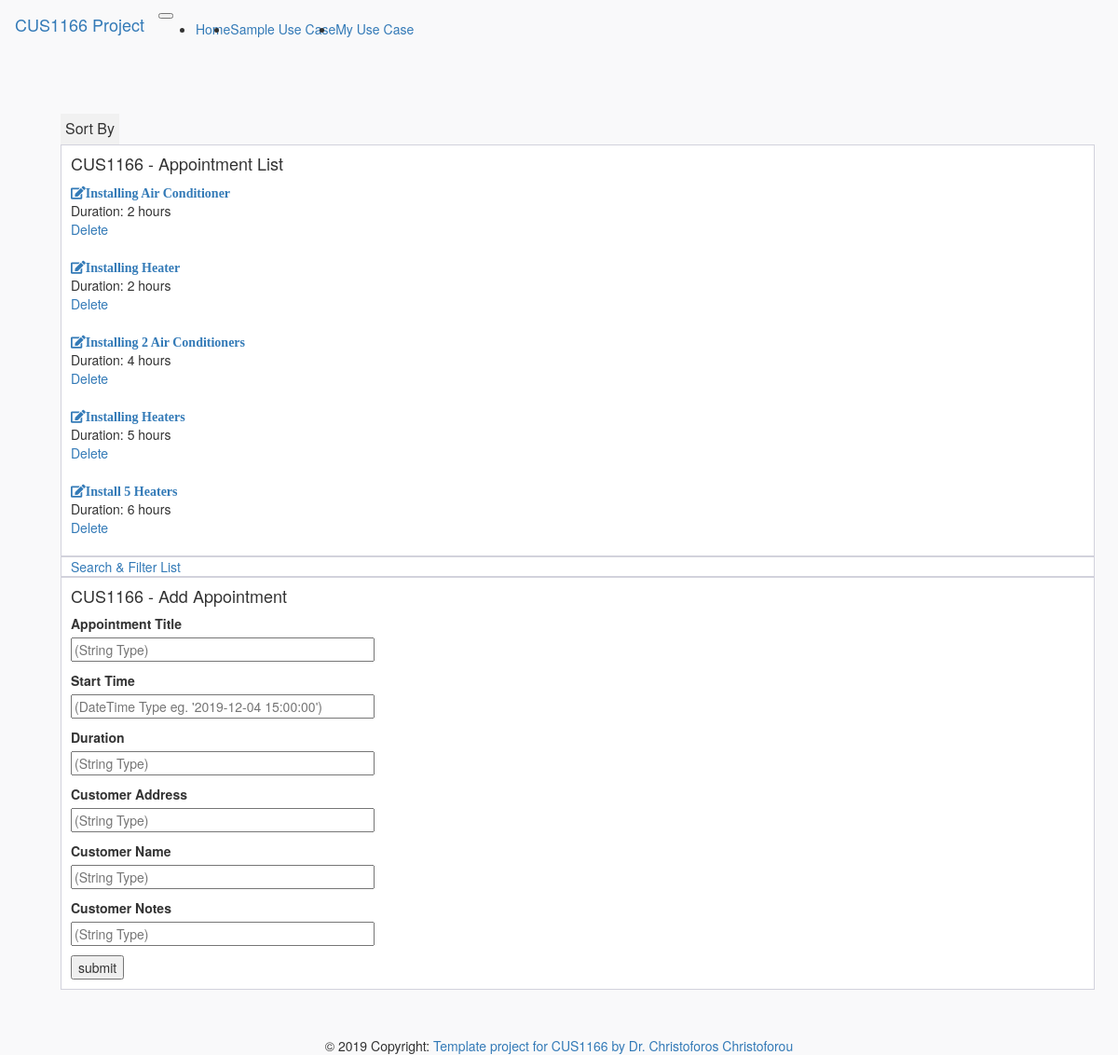
Screenshot of /appointmentlist/2/ with the database file from the repository.
### app/models.py (models this page shows)
class Appointment(db.Model):
    appointment_id = db.Column(db.Integer, primary_key=True)
    appointment_title = db.Column(db.String)
    appointment_start_date = db.Column(db.DateTime)
    appointment_duration = db.Column(db.String)
    appointment_location = db.Column(db.String)
    customer_name = db.Column(db.String)
    customer_notes = db.Column(db.String)

### app/main/routes.py (the view, shortened to what this page needs)
@bp.route('/appointmentlist/<int:sortby>/', methods=['GET','POST'])
def appointmentlist(sortby):
    form = AppointmentForm()
    if sortby==0:
        appointment_list = Appointment.query.order_by(Appointment.appointment_title)
    elif sortby==1:
        appointment_list = Appointment.query.order_by(Appointment.appointment_start_date)
    elif sortby==2:
        appointment_list = Appointment.query.order_by(Appointment.appointment_duration)
    elif sortby==3:
        appointment_list = Appointment.query.order_by(Appointment.appointment_location)
    elif sortby==4:
        appointment_list = Appointment.query.order_by(Appointment.customer_name)
    elif sortby==5:
        appointment_list = Appointment.query.order_by(Appointment.customer_notes)
    else:
        appointment_list = db.session.query(Appointment).all()
    return render_template("main/appointmentlist.html",appointment_list = appointment_list,form= form, sortby=sortby)

### app/main/forms.py
class AppointmentForm(FlaskForm):
    appointment_title = StringField('Appointment Title', validators=[DataRequired()])
    appointment_start_date = DateTimeField('Start Time', validators=[DataRequired()])
    appointment_duration = StringField('Duration', validators=[DataRequired()])
    appointment_location = StringField('Customer Address', validators=[DataRequired()])
    customer_name = StringField('Customer Name', validators=[DataRequired()])
    customer_notes = StringField('Customer Notes', validators=[DataRequired()])
    submit = SubmitField('submit')

### app/templates/main/appointmentlist.html (shortened to what this page needs)
{% extends "menu.html" %}
{% block main_content %}
<link rel="stylesheet", type="text/css", href="{{url_for('static', filename='css/dropdown.css')}}">
<div class="page-content page-container" id="page-content">
    <div class="padding">
        <div class="row container d-flex justify-content-center">
            <div class="col-lg-12">
                <div class="dropdown">
                  <button class="dropbtn">Sort By</button>
                </div>
                <div class="card px-3">
                    <h4>CUS1166 - Appointment List</h4>
                    {% for appointment in appointment_list %}
                        <a href="{{url_for('main.appointment', appointment_id=appointment.appointment_id)}}">
                             <i class="fas fa-edit">{{appointment.appointment_title}}</i>
                        </a>
                        {% if sortby == 1 %}
                          <span>Start Date: {{appointment.appointment_start_date}}</span>
                        {% elif sortby == 2 %}
                          <span>Duration: {{appointment.appointment_duration}}</span>
                        {% elif sortby == 3 %}
                          <span>Location: {{appointment.appointment_location}}</span>
                        {% elif sortby == 4 %}
                          <span>Customer Name: {{appointment.customer_name}}</span>
                        {% elif sortby == 5 %}
                          <span>Notes: {{appointment.customer_notes}}</span>
                        {% endif %}
                        <a href="{{url_for('main.remove_appointment', appointment_id=appointment.appointment_id)}}">Delete</a>
                        <br>
                    {% endfor %}
                </div>
                <div class="card px-3">
                  <a href="{{url_for('main.search_appointment', filterby=0)}}">Search & Filter List</a>
                </div>
                <div class="card px-3">
                    <h4>CUS1166 - Add Appointment</h4>
                    <form action="{{url_for('main.appointmentlist', sortby=0)}}" method="POST" novalidate>
                    <p>
                        {{form.appointment_title.label}}<br>
                        {{form.appointment_title(size=40, placeholder="(String Type)")}}<br>
                    </p>
                    <p>
                        {{form.appointment_start_date.label}}<br>
                        {{form.appointment_start_date(size=40, placeholder="(DateTime Type eg. '2019-12-04 15:00:00')")}}<br>
                    </p>
                    <p>
                        {{form.appointment_duration.label}}<br>
                        {{form.appointment_duration(size=40, placeholder="(String Type)")}}<br>
                    </p>
                    <p>
                        {{form.appointment_location.label}}<br>
                        {{form.appointment_location(size=40, placeholder="(String Type)")}}<br>
                    </p>
                    <p>
                        {{form.customer_name.label}}<br>
                        {{form.customer_name(size=40, placeholder="(String Type)") }}<br>
                    </p>
                    <p>
                        {{form.customer_notes.label}}<br>
                        {{form.customer_notes(size=40, placeholder="(String Type)")}}
                    </p>
                    <p>{{form.submit()}}</p>
                    </form>
                </div>
            </div>
        </div>
    </div>
</div>
{% endblock %}

### app/static/css/cus1166_custom.css (style rules this page uses)
body { background-color: #f9f9fa }
.padding { padding: 5rem }
.card { box-shadow: none; -webkit-box-shadow: none; -moz-box-shadow: none; -ms-box-shadow: none }
.pl-3, .px-3 { padding-left: 1rem !important }
.card { position: relative; display: flex; flex-direction: column; min-width: 0; word-wrap: break-word; background-color: #fff; background-clip: border-box; border: 1px solid #d2d2dc; border-radius: 0 }
.pr-3, .px-3 { padding-right: 1rem !important }
.d-flex { display: flex !important }
.d-flex, .loader-demo-box, .distribution-chart-legend .distribution-chart, .distribution-chart-legend .distribution-chart .item, .list-wrapper ul li, .email-wrapper .mail-sidebar .menu-bar .profile-list-item a, .email-wrapper .mail-sidebar .menu-bar .profile-list-item a .user, .email-wrapper .mail-list-container .mail-list .details, .email-wrapper .message-body .attachments-sections ul li .thumb, .email-wrapper .message-body .attachments-sections ul li .details .buttons, .lightGallery .image-tile .demo-gallery-poster, .swal2-modal, .navbar .navbar-menu-wrapper .navbar-nav, .navbar .navbar-menu-wrapper .navbar-nav .nav-item.nav-profile, .navbar .navbar-menu-wrapper .navbar-nav .nav-item.dropdown .navbar-dropdown .dropdown-item { display: flex !important }

### app/static/css/dropdown.css (style rules this page uses)
.dropbtn { background-color: #f1f1f1; padding: 5px; font-size: 16px; border: none; }
.dropdown { position: relative; display: inline-block; }

### rows the page displays
Appointment: appointment_title "Installing Air Conditioner", appointment_duration "2 hours"
Appointment: appointment_title "Installing Heater", appointment_duration "2 hours"
Appointment: appointment_title "Installing 2 Air Conditioners", appointment_duration "4 hours"
Appointment: appointment_title "Installing Heaters", appointment_duration "5 hours"
Appointment: appointment_title "Install 5 Heaters", appointment_duration "6 hours"
